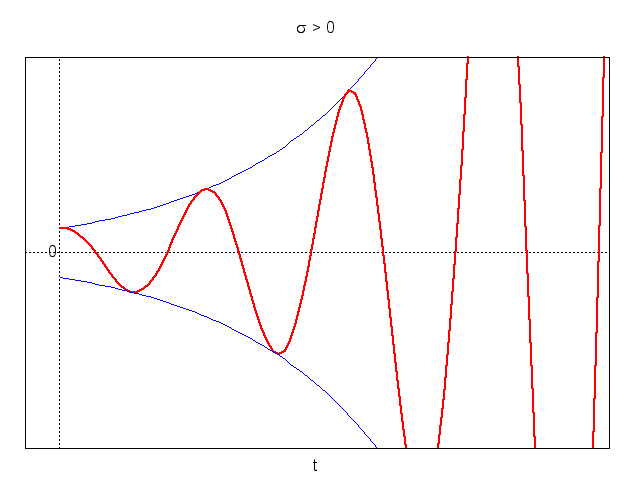

Source code (gnuplot):
#set terminal png
#set output 'poli_complessi1_3.png'
set encoding utf8
load 'config.plt'
#
set xlabel 't'
set xzeroaxis
set yzeroaxis
unset ytics
unset xtics
#
set title "{/Symbol s} > 0"
set label "0" at 0,0 right
#
a = -0.9
f(x) = 0.5*exp(-a*x)
#
plot [-.25:4][-4:4] x >= 0 ? f(x) : 1/0 notitle w l ls 2,\
	x >= 0 ? f(x)*cos(6*x) : 1/0 notitle w l ls 1,\
	x >= 0 ? -f(x) : 1/0 notitle w l ls 2
